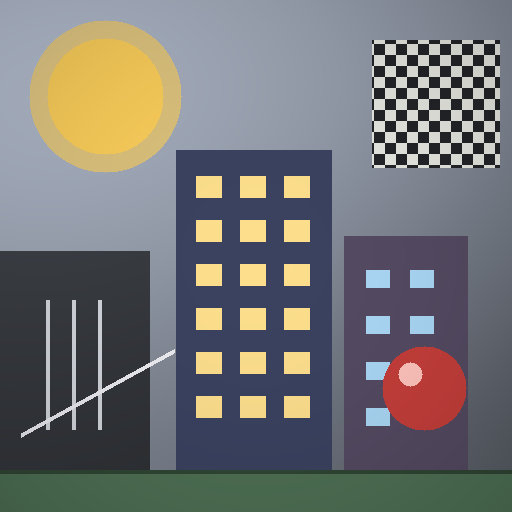
#> input picture cpp/scene.ppm, 512 x 512 px
$ python -i hog.py   (imports and definitions only)
#> lines starting #> are read from the running program, lines starting #| are printed output that depends on the picture
### diplab/core/utils.py
"""Shared helpers: type conversion, colour, borders, LUTs, drawing."""
from __future__ import annotations

import cv2
import numpy as np

from .types import OpResult

L = 256
EPS = 1e-12

# cv2.BORDER_REFLECT is the symmetric padding used in the notes:
#   fedcba | abcdefgh | hgfedcb
BORDER_MODES = {
    "reflect": cv2.BORDER_REFLECT,
    "symmetric": cv2.BORDER_REFLECT,
    "replicate": cv2.BORDER_REPLICATE,
    "edge": cv2.BORDER_REPLICATE,
    "zeros": cv2.BORDER_CONSTANT,
    "constant": cv2.BORDER_CONSTANT,
    "wrap": cv2.BORDER_WRAP,
}

SCIPY_MODES = {
    "reflect": "reflect",
    "symmetric": "reflect",
    "replicate": "nearest",
    "edge": "nearest",
    "zeros": "constant",
    "constant": "constant",
    "wrap": "wrap",
}


def as_float(img: np.ndarray) -> np.ndarray:
    """Return a float64 view/copy of an image."""
    return np.asarray(img, dtype=np.float64)


def as_uint8(img: np.ndarray, lo: float = 0, hi: float = 255) -> np.ndarray:
    """Round, clip and cast an image to uint8."""
    return np.clip(np.rint(img), lo, hi).astype(np.uint8)

# means constraining pixel values to a valid 0–255
# range so that out-of-bounds or floating-point numbers do not wrap around or
# break when converted to an 8-bit unsigned integer


# [57 lines left out: functions ensure_rgb, to_gray, per_channel, apply_lut, resize, not called in this run]


def border_code(mode: str) -> int:
    return BORDER_MODES.get(mode, cv2.BORDER_REFLECT)


def scipy_mode(mode: str) -> str:
    return SCIPY_MODES.get(mode, "reflect")


def correlate(img: np.ndarray, kernel, border: str = "reflect") -> np.ndarray:
    """2-D correlation (sum of w * f), matching the notes' convention."""
    k = np.asarray(kernel, dtype=np.float64)
    if k.ndim != 2 or k.shape[0] % 2 == 0 or k.shape[1] % 2 == 0:
        raise ValueError("correlation kernel must be 2-D with odd dimensions")
    src = as_float(img)
    return cv2.filter2D(src, -1, k, borderType=border_code(border))


# [58 lines left out: functions histogram_counts, normalize_to_uint8, positive_map, draw_markers, format_matrix, describe_kernel, not called in this run]


def next_power_of_two(n: int) -> int:
    return 1 << max(0, int(n) - 1).bit_length()


# [5 lines left out: function result, not called in this run]

### diplab/features/hog.py
"""Histogram of Oriented Gradients (HOG).

The descriptor is computed from scratch, matching the notes:
unsigned gradients, soft orientation binning, 2x2-cell blocks and
L2 block normalisation.  OpenCV is used only for the convolution and
resizing helpers.
"""
from __future__ import annotations

import numpy as np

from ..core.types import Operation, Param
from ..core.utils import (as_float, correlate, normalize_to_uint8, resize,
                          result, to_gray)

_GRAD_X = np.array([[-1, 0, 1]], dtype=np.float64)
_GRAD_Y = np.array([[-1], [0], [1]], dtype=np.float64)


def _gradients(plane: np.ndarray, border: str = "reflect"):
    gx = correlate(plane, _GRAD_X, border)
    gy = correlate(plane, _GRAD_Y, border)
    mag = np.hypot(gx, gy)
    ang = np.mod(np.arctan2(gy, gx), np.pi)      # unsigned 0..pi
    return mag, ang


def compute(img, cell: int = 8, bins: int = 9, block: int = 2,
            stride: int = 1, resize_to=None, border: str = "reflect") -> dict:
    """Compute the HOG vector and the per-cell histograms."""
    a = as_float(img)
    if a.ndim == 3:
        a = to_gray(a)
    if resize_to is not None:
        a = as_float(resize(a, int(resize_to[0]), int(resize_to[1]), "linear"))

    mag, ang = _gradients(a, border)
    h, w = mag.shape
    ny, nx = h // int(cell), w // int(cell)
    if ny < block or nx < block:
        raise ValueError("image is too small for the selected cell/block size")

    # Soft binning: each pixel splits its magnitude between two bins.
    pos = ang * (bins / np.pi)
    lower = np.floor(pos).astype(np.intp) % bins
    frac = pos - np.floor(pos)
    upper = (lower + 1) % bins

    hist = np.zeros((ny, nx, bins), dtype=np.float64)
    for j in range(ny):
        y0, y1 = j * cell, (j + 1) * cell
        for i in range(nx):
            x0, x1 = i * cell, (i + 1) * cell
            m = mag[y0:y1, x0:x1].ravel()
            lo = lower[y0:y1, x0:x1].ravel()
            hi = upper[y0:y1, x0:x1].ravel()
            f = frac[y0:y1, x0:x1].ravel()
            hist[j, i] = (
                np.bincount(lo, weights=m * (1.0 - f), minlength=bins)[:bins]
                + np.bincount(hi, weights=m * f, minlength=bins)[:bins]
            )

    bc = int(block)
    st = int(stride)
    by = (ny - bc) // st + 1
    bx = (nx - bc) // st + 1
    parts = []
    for j in range(by):
        for i in range(bx):
            part = hist[j * st:j * st + bc, i * st:i * st + bc].reshape(-1)
            norm = float(np.sqrt(np.dot(part, part) + 1e-6))
            parts.append(part / norm)
    vector = np.concatenate(parts) if parts else np.zeros(0)

    return {
        "vector": vector,
        "hist": hist,
        "cells": (ny, nx),
        "blocks": (by, bx),
        "cell_size": int(cell),
        "bins": int(bins),
        "block_cells": bc,
        "mag": mag,
        "angle": ang,
        "size": (h, w),
    }


# [81 lines left out: functions visualization, run, not called in this run]


OPERATION = Operation(
    key="hog",
    name="HOG descriptor",
    category="Features",
    description=(
        "Histogram of Oriented Gradients: gradients -> 8x8 cell "
        "histograms -> overlapping 2x2 block normalisation."
    ),
    func=run,
    params=(
        Param("resize", "Resize first", "choice", "64 x 128",
              choices=("64 x 128", "keep size")),
        Param("cell", "Cell size", "int", 8, 4, 32, 4),
        Param("bins", "Orientation bins", "int", 9, 4, 18, 1),
        Param("block", "Block (cells)", "int", 2, 1, 4, 1),
        Param("stride", "Block stride", "int", 1, 1, 3, 1),
    ),
)

>>> import cv2
>>> picture = cv2.imread('../../cpp/scene.ppm', cv2.IMREAD_GRAYSCALE)
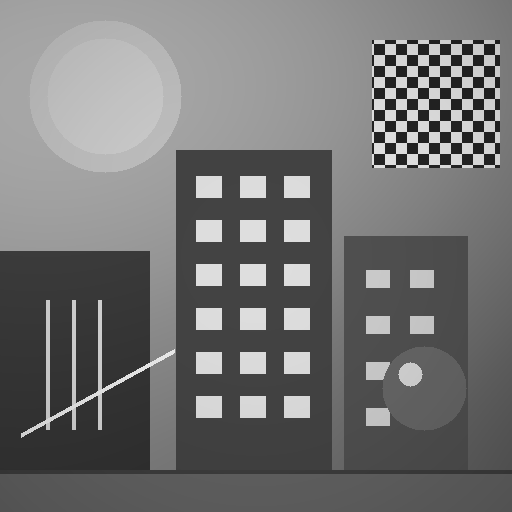
#> picture: shape (512, 512); min 31, max 231, mean 115.1
>>> result = compute(picture)
#> in correlate, `return cv2.filter2D(src, -1, k, borderType=border_code(border))`:
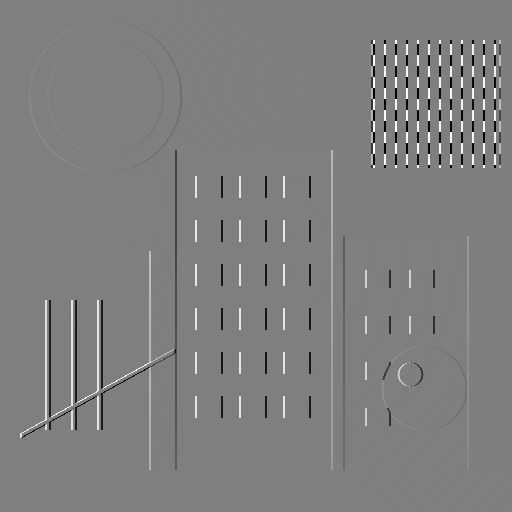
#> returned value: shape (512, 512) float64; min -189, max 189, mean 0; drawn with min black and max white
#> call 2 of correlate, with kernel = array of shape (3, 1), border = 'reflect'
#> in correlate (call 2), `return cv2.filter2D(src, -1, k, borderType=border_code(border))`:
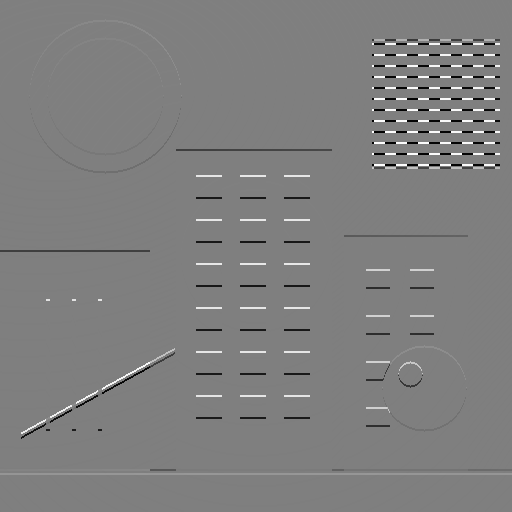
#> returned value: shape (512, 512) float64; min -189, max 189, mean -0.2; drawn with min black and max white
#> in _gradients, `mag = np.hypot(gx, gy)`:
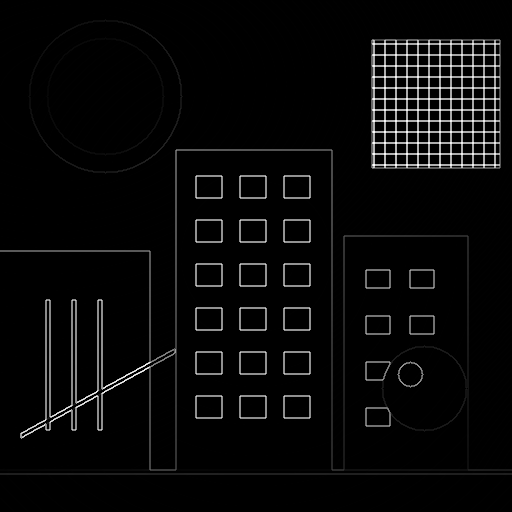
#> mag: shape (512, 512) float64; min 0, max 267.3, mean 9.4; drawn with min black and max white
#> in _gradients, `ang = np.mod(np.arctan2(gy, gx), np.pi)`:
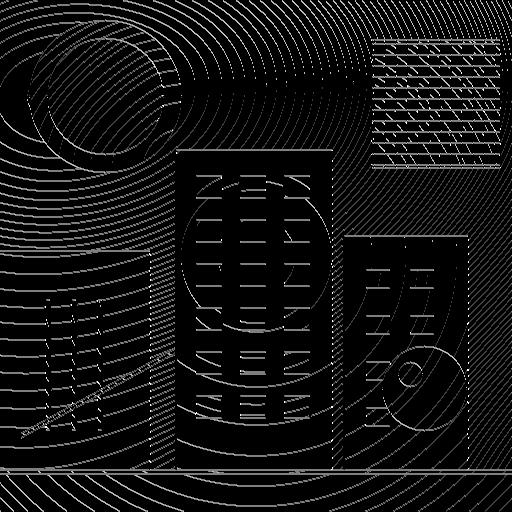
#> ang: shape (512, 512) float64; min 0, max 3.14, mean 0.225; drawn with min black and max white
#> in compute, `lower = np.floor(pos).astype(np.intp) % bins`:
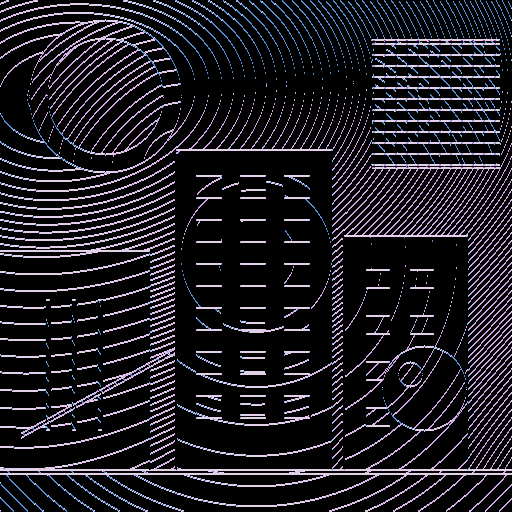
#> lower: shape (512, 512) int64; 9 distinct labels, from 0 to 8; one colour per label, 0 black
#> in compute, `upper = (lower + 1) % bins`:
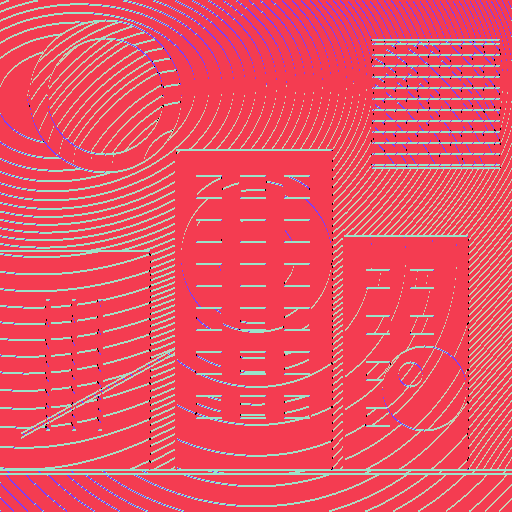
#> upper: shape (512, 512) int64; 9 distinct labels, from 0 to 8; one colour per label, 0 black
#> after the loop in compute, `for j in range(by):`: parts = 3969 items
#> result = 10 items
